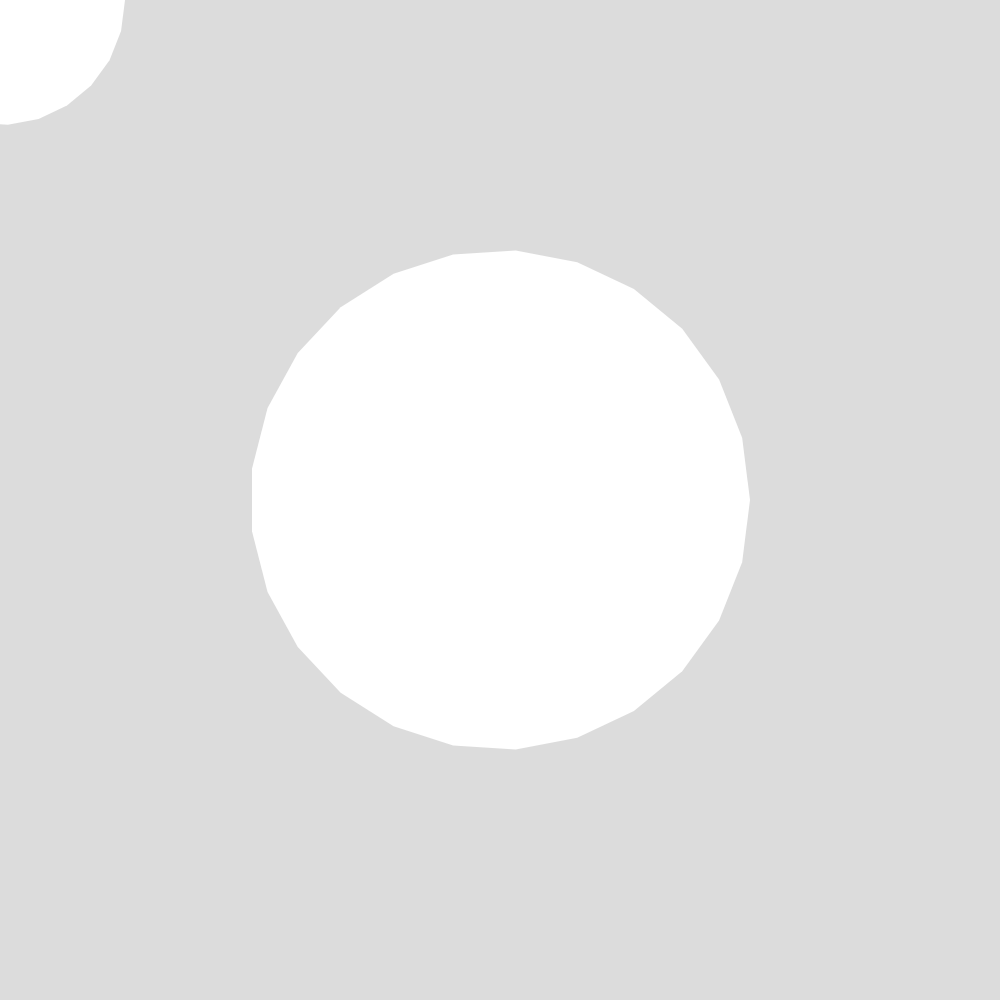
Frame 1 (no input)
Frame 60 (no input): identical to frame 1, image omitted
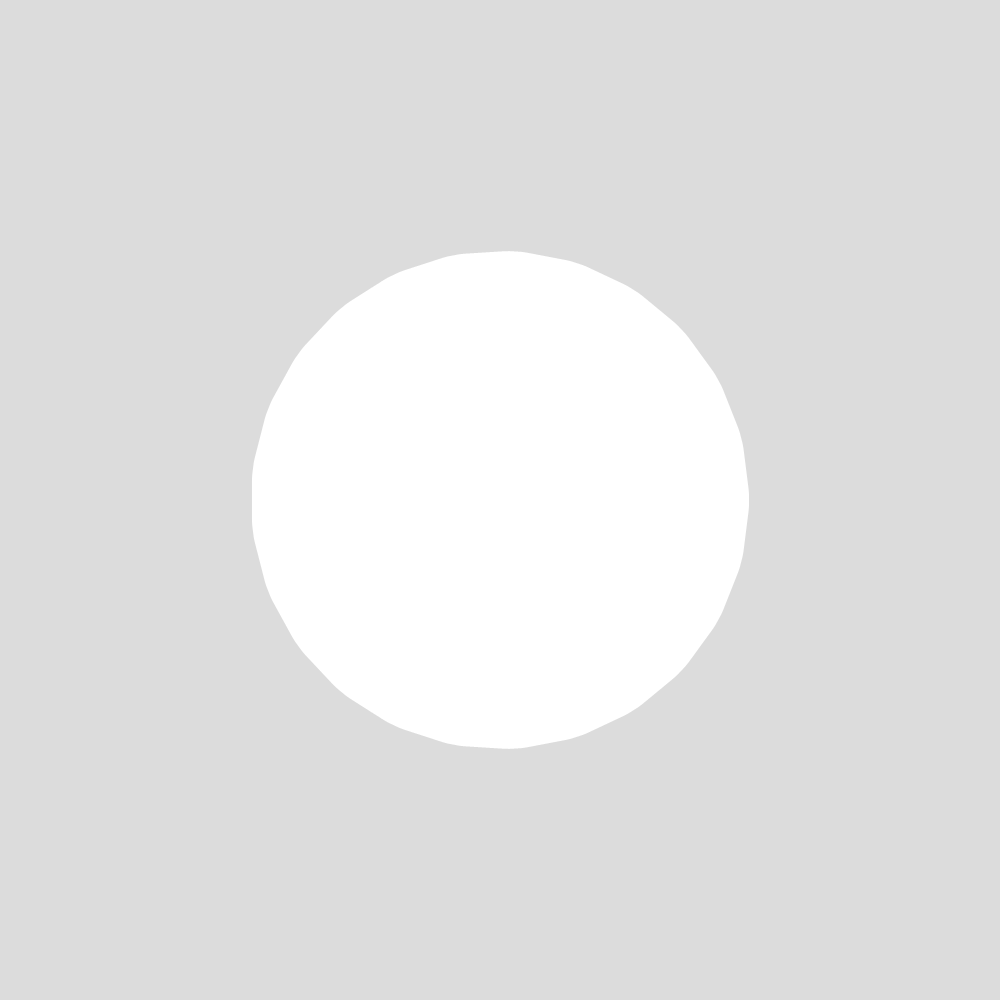
Frame 120 (the mouse pressed at the canvas centre since frame 60)

The p5.js sketch that drew these frames (run headless with seeded random() and noise() and a simulated clock; from frame 60 on, the mouse is pressed at the canvas centre):

// p5.js sketch
// ── sketch.js
/*
Author: Project Somedays
Date: 2024-02-14
Title: Lava Lamp

Wanted to do something from scratch
Blobs move with convection
Where they overlap, an envelope is drawn using Chaikin Curve Cutting
Points inside the joint shape are removed and the points are connected in order according to their polar angle 
*/

const n = 25;
const smoothing = 5;
let testA;
let testB;

function setup() {
  createCanvas(1000, 1000);
  testA = new Lavablob(width/2, height/2, width/4);
  testB = new Lavablob(width/2, height/2, width/8);
  textAlign(CENTER, CENTER);
  noStroke();
}

function draw() {
  background(220);
  testB.c.set(mouseX,mouseY);
  testA.update();
  testB.update();

  if(p5.Vector.dist(testA.c, testB.c) >= 0.9*(testA.r + testB.r)){
    drawsmoothed(testA.pts, smoothing);
    drawsmoothed(testB.pts, smoothing);
  } else{
    // get the joint centre of the new shape
    let c = p5.Vector.lerp(testA.c, testB.c, 0.5);
    circle(c.x, c.y, 20);

    // Filter out points that are overlapping
    outsidePts = [];
    let collectivePts = [...testA.getSmoothedPoints(), ...testB.getSmoothedPoints()].filter( p => !(
        (p5.Vector.dist(p, testA.c) < 0.99*testA.r) ||
        (p5.Vector.dist(p, testB.c) < 0.99*testB.r))
        );
    text(`collectivePts.length = ${collectivePts.length}`, width/2, height/2);
    
    // sort by polar angle from centre
    collectivePts.sort((a,b) => {
      let a1 = atan2(a.y - c.y, a.x - c.x);
      let a2 = atan2(b.y - c.y, b.x - c.x);
      return a1 - a2;
    });
    
    drawsmoothed(collectivePts, smoothing);
  }
  
}

function sortByPolarAngle(pts, c){

}

class Lavablob{
  constructor(x,y, r){
    this.r = r;
    this.c = createVector(x,y);
    this.pts = [];
    this.smoothedPts = [];
  }

  getSmoothedPoints(){
    return chaikin(this.pts, smoothing);
  }
  
  update(){
    this.pts = [];
    for(let i = 0; i < n; i++){
      let a = i * TWO_PI/n;
      this.pts.push(createVector(this.c.x + this.r*cos(a), this.c.y + this.r*sin(a)));
    }
  }

  // show(){
  //   push();
  //   translate(this.c.x, this.c.y);
  //   beginShape();
  //   for(let p of this.pts){
  //     vertex(p.x, p.y);
  //   }
  //   endShape(CLOSE);
  //   pop();
  // }
  
}


function drawsmoothed(orderedPts){
  beginShape();
  for(let i = 0; i < orderedPts.length; i++){
    vertex(orderedPts[i].x, orderedPts[i].y);
    // text(i, orderedPts[i].x, orderedPts[i].y);
  }
  endShape(CLOSE);


  
}

// Thanks ChatGPT
function chaikin(points, iterations) {
  if (iterations === 0) {
    return points;
  } else {
    let newPoints = [];
    for (let i = 0; i < points.length; i++) {
      // Calculate the midpoint between two consecutive points
      let p1 = points[i];
      let p2 = points[(i + 1)%points.length];
      let q1 = p5.Vector.lerp(p1, p2, 0.25);
      let q2 = p5.Vector.lerp(p1, p2, 0.75);
      
      // Calculate new points based on the Chaikin algorithm
      let r1 = p5.Vector.lerp(p1, q1, 0.5);
      let r2 = p5.Vector.lerp(q1, q2, 0.5);
      let r3 = p5.Vector.lerp(q2, p2, 0.5);
      
      newPoints.push(r1);
      newPoints.push(r2);
      newPoints.push(r3);
    }
    return chaikin(newPoints, iterations - 1);
  }
}
